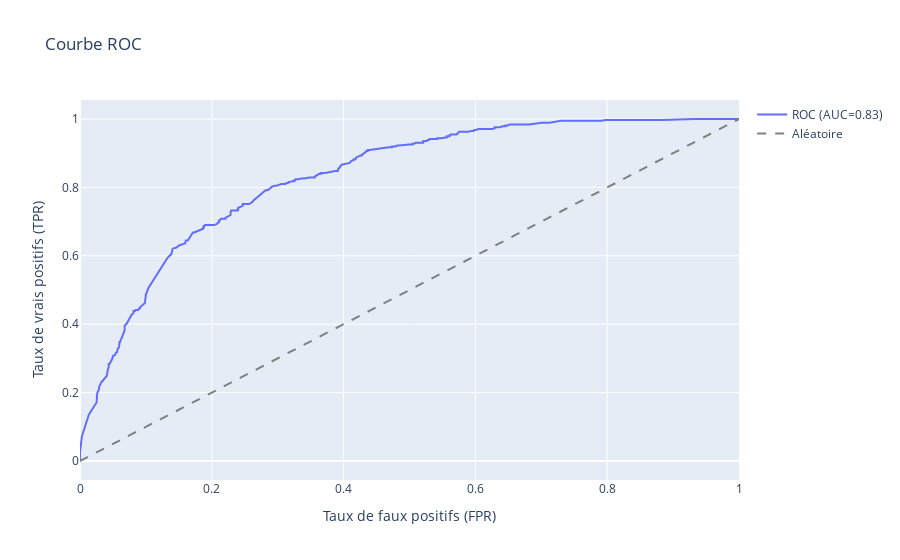

Write notebook code for a chart like this one.
### Markdown cell above
### 4.1. Courbe ROC et AUC
La courbe ROC mesure la capacité de discrimination du modèle indépendamment d'un seuil. L'AUC proche de 1 indique une bonne séparation entre classes.

### Code cell
fpr, tpr, _ = roc_curve(y_test, y_proba)
roc_auc = auc(fpr, tpr)
roc_fig = go.Figure()
roc_fig.add_trace(go.Scatter(x=fpr, y=tpr, mode='lines', name=f'ROC (AUC={roc_auc:.2f})'))
roc_fig.add_trace(go.Scatter(x=[0,1], y=[0,1], mode='lines', name='Aléatoire', line=dict(dash='dash', color='gray')))
roc_fig.update_layout(title='Courbe ROC', xaxis_title='Taux de faux positifs (FPR)', yaxis_title='Taux de vrais positifs (TPR)')
roc_fig.show()

### Figure 1 — Plotly figure (JSON) as saved in the notebook; plotly's stock layout.template omitted (floating-point values rounded to 4 significant figures; data arrays with more than 128 entries replaced by an {"elided": "..."} marker saying what was removed)
{"data": [{"mode": "lines", "name": "ROC (AUC=0.83)", "type": "scatter", "x": {"elided": "315 float values"}, "y": {"elided": "315 float values"}}, {"line": {"color": "gray", "dash": "dash"}, "mode": "lines", "name": "Aléatoire", "type": "scatter", "x": [0, 1], "y": [0, 1]}], "layout": {"title": {"text": "Courbe ROC"}, "xaxis": {"title": {"text": "Taux de faux positifs (FPR)"}}, "yaxis": {"title": {"text": "Taux de vrais positifs (TPR)"}}}}
